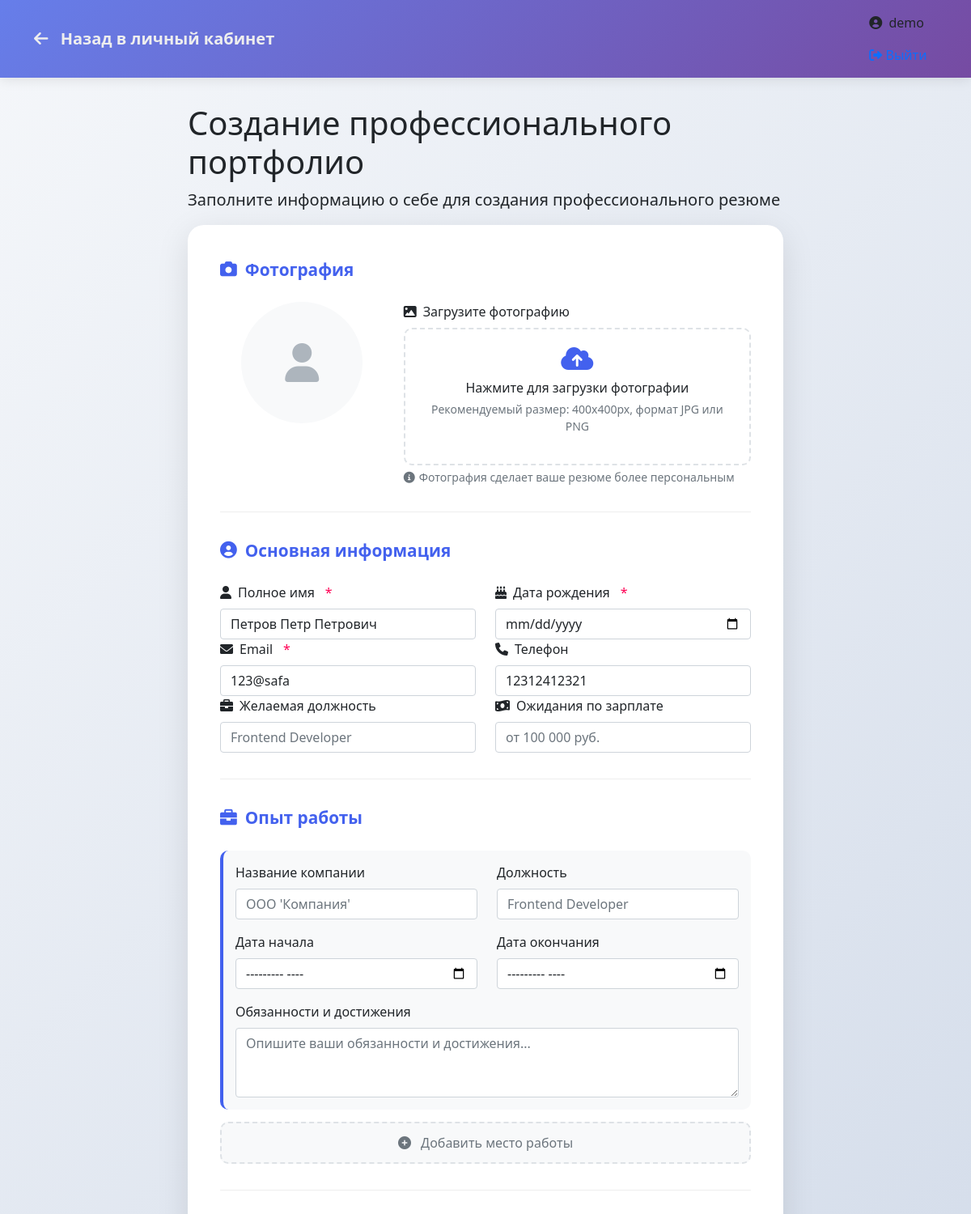
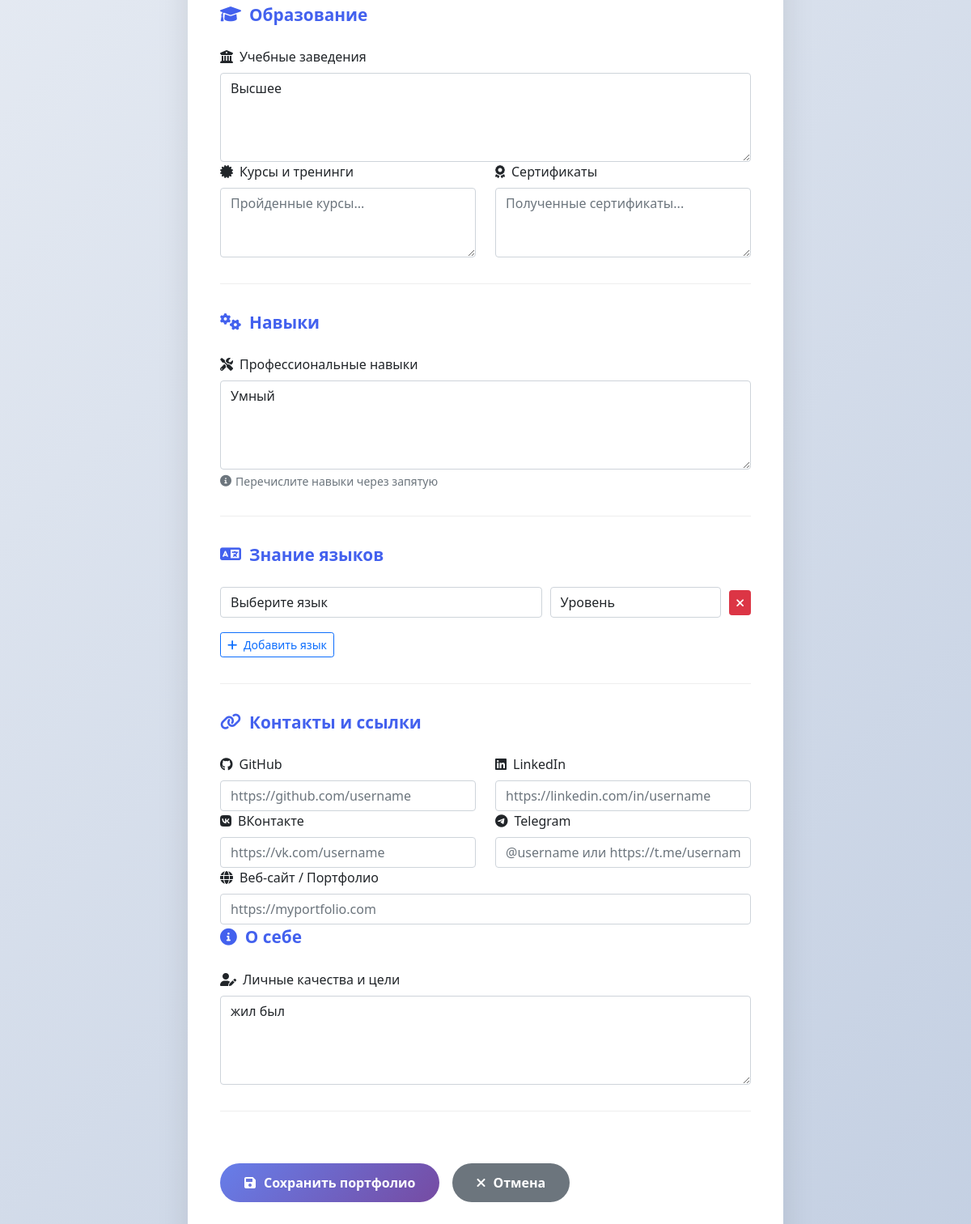
Page /user/create_portfolio (signed in) on the earlier database version (2 pictures, top to bottom).
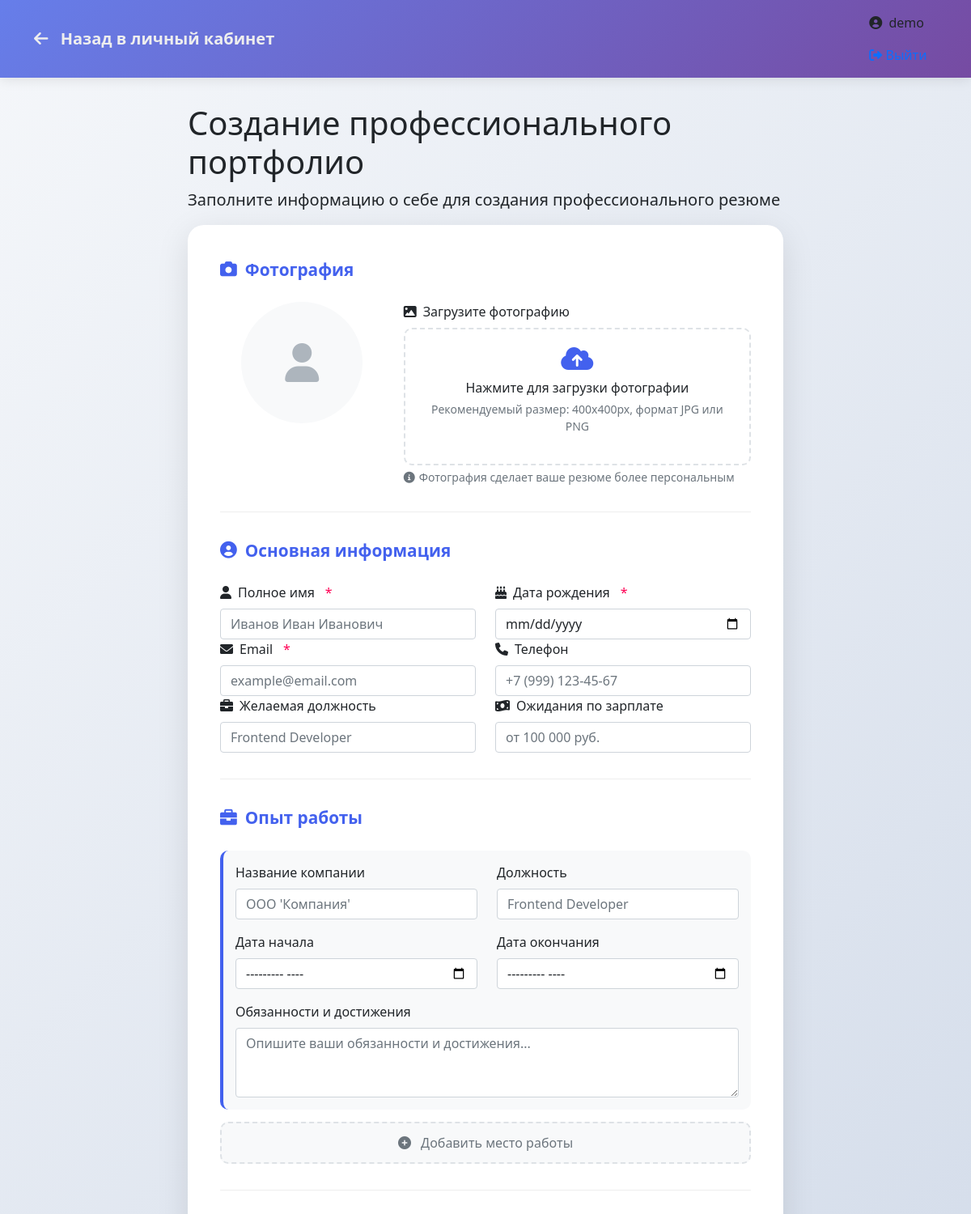
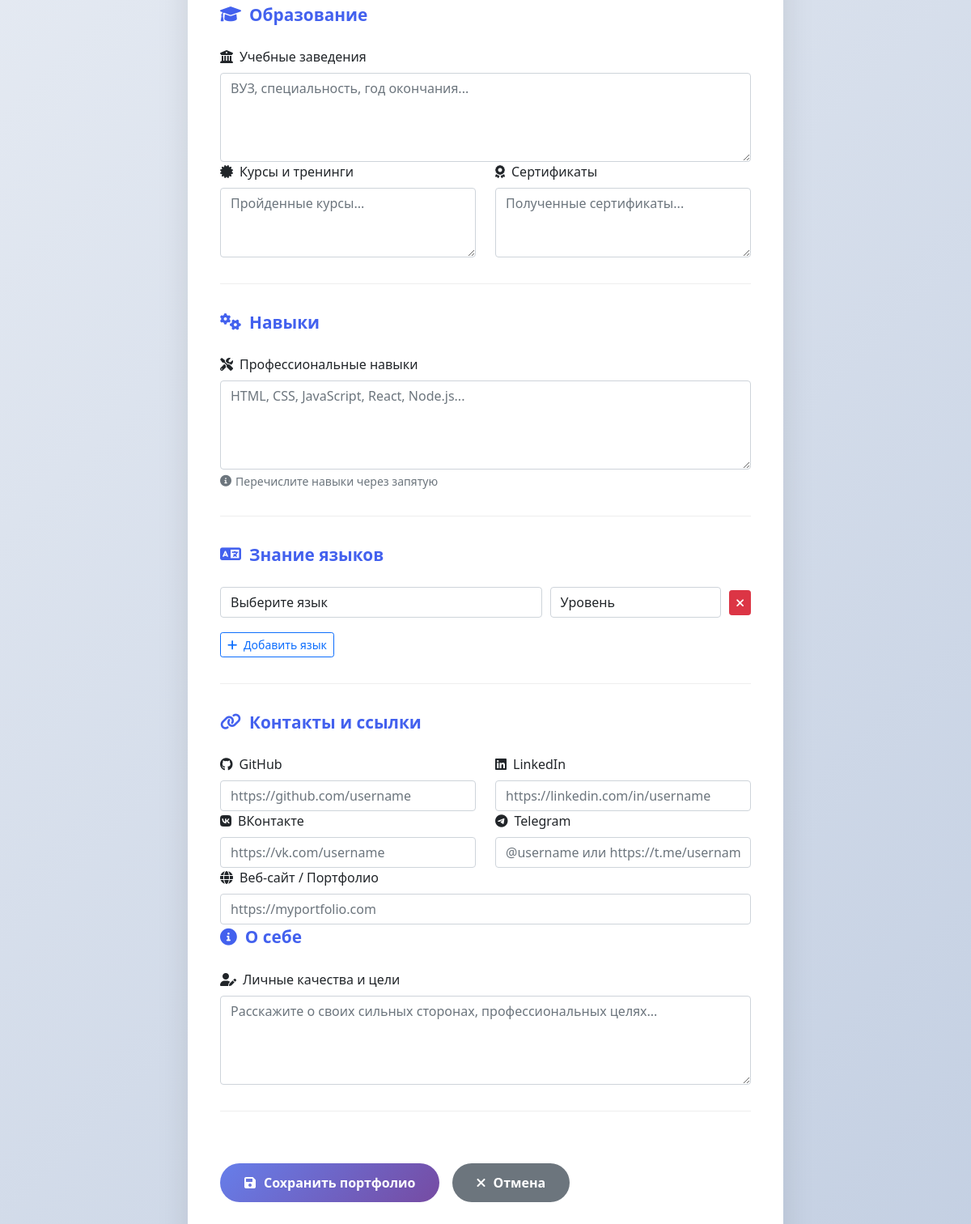
Same page on the later database version (2 pictures, top to bottom).
### tables this page shows
CREATE TABLE user_profiles (
        id INTEGER PRIMARY KEY AUTOINCREMENT,
        user_id INTEGER,
        full_name TEXT,
        birth_date TEXT,
        email TEXT,
        phone TEXT,
        bio TEXT,
        skills TEXT,
        job_position TEXT,
        salary_expectations TEXT,
        education TEXT,
        courses TEXT,
        certificates TEXT,
        github TEXT,
        linkedin TEXT,
        vk TEXT,
        telegram TEXT,
        portfolio_link TEXT,
        photo TEXT,
        experience TEXT,
        languages TEXT,
        is_completed BOOLEAN DEFAULT FALSE,
        FOREIGN KEY (user_id) REFERENCES users (id)
    );

### main.py (the view)
@app.route('/user/create_portfolio')
def create_portfolio():
    if 'username' not in session:
        return redirect('/login')
    try:
        connection = get_db_connection()
        profile = connection.execute('''
            SELECT * FROM user_profiles
            WHERE user_id = ?
        '''.strip(), (session['user_id'],)).fetchone()
        connection.close()
    except Exception as e:
        print(f"Ошибка получения профиля: {e}")
        profile = None
    education_suggestions = [
        "Московский государственный университет",
        "Санкт-Петербургский государственный университет",
        "Высшая школа экономики",
        "Московский физико-технический институт",
        "Новосибирский государственный университет",
        "Московский государственный технический университет",
        "Уральский федеральный университет",
        "Казанский федеральный университет",
        "Томский государственный университет",
        "Российский университет дружбы народов"
    ]
    return render_template('create_portfolio.html',
                         username=session['username'],
                         profile=profile,
                         education_suggestions=education_suggestions)

### main.py (called while the page is built)
def get_db_connection():
    database_url = os.environ.get('DATABASE_URL')
    if database_url and database_url.startswith('postgresql://'):
        pass
    conn = sqlite3.connect('users.db')
    conn.row_factory = sqlite3.Row
    return conn

### templates/create_portfolio.html (shortened to what the changed rows need)
<!DOCTYPE html>
<html lang="ru">
<head>
    <link href="{{ url_for('static', filename='css/style.css') }}" rel="stylesheet">
    <link href="https://cdn.jsdelivr.net/npm/bootstrap@5.1.3/dist/css/bootstrap.min.css" rel="stylesheet">
    <link rel="stylesheet" href="https://cdnjs.cloudflare.com/ajax/libs/font-awesome/6.0.0/css/all.min.css">
</head>
<body class="form-fullpage">
    <div class="form-container">
        <div class="page-header fade-in">
            <h1>Создание профессионального портфолио</h1>
        </div>
        <div class="form-card fade-in">
            <form method="POST" action="/user/save_portfolio" id="portfolioForm" enctype="multipart/form-data">
                <div class="form-section">
                    <div class="row">
                        <div class="col-md-6">
                            <div class="form-group">
                                <label class="form-label required">
                                    <i class="fas fa-user"></i>
                                    Полное имя
                                </label>
                                <input type="text"
                                       class="form-control"
                                       id="full_name"
                                       name="full_name"
                                       value="{{ profile.full_name if profile else '' }}"
                                       required
                                       placeholder="Иванов Иван Иванович">
                            </div>
                        </div>
                    </div>
                    <div class="row">
                        <div class="col-md-6">
                            <div class="form-group">
                                <label class="form-label required">
                                    <i class="fas fa-envelope"></i>
                                    Email
                                </label>
                                <input type="email"
                                       class="form-control"
                                       id="email"
                                       name="email"
                                       value="{{ profile.email if profile else '' }}"
                                       required
                                       placeholder="example@email.com">
                            </div>
                        </div>
                        <div class="col-md-6">
                            <div class="form-group">
                                <label class="form-label">
                                    <i class="fas fa-phone"></i>
                                    Телефон
                                </label>
                                <input type="tel"
                                       class="form-control"
                                       id="phone"
                                       name="phone"
                                       value="{{ profile.phone if profile else '' }}"
                                       placeholder="+7 (999) 123-45-67">
                            </div>
                        </div>
                    </div>
                </div>
                <div class="form-section">
                    <div class="form-group">
                        <label class="form-label">
                            <i class="fas fa-university"></i>
                            Учебные заведения
                        </label>
                        <textarea class="form-control"
                                  id="education"
                                  name="education"
                                  rows="4"
                                  placeholder="ВУЗ, специальность, год окончания...">{{ profile.education if profile else '' }}</textarea>
                    </div>
                </div>
                <div class="form-section">
                    <div class="form-group">
                        <label class="form-label">
                            <i class="fas fa-tools"></i>
                            Профессиональные навыки
                        </label>
                        <textarea class="form-control"
                                  id="skills"
                                  name="skills"
                                  rows="4"
                                  placeholder="HTML, CSS, JavaScript, React, Node.js...">{{ profile.skills if profile else '' }}</textarea>
                        <div class="form-text">
                            <i class="fas fa-info-circle"></i>
                            Перечислите навыки через запятую
                        </div>
                    </div>
                </div>
                <div class="form-section">
                <div class="form-section">
                    <div class="form-group">
                        <label class="form-label">
                            <i class="fas fa-user-edit"></i>
                            Личные качества и цели
                        </label>
                        <textarea class="form-control"
                                  id="bio"
                                  name="bio"
                                  rows="4"
                                  placeholder="Расскажите о своих сильных сторонах, профессиональных целях...">{{ profile.bio if profile else '' }}</textarea>
                    </div>
                </div>
            </form>
</body>
</html>

Differences in the rows shown:
removed user_profiles: full_name "Петров Петр Петрович", email "123@safa", phone "12312412321", education "Высшее", skills "Умный", bio "жил был"
